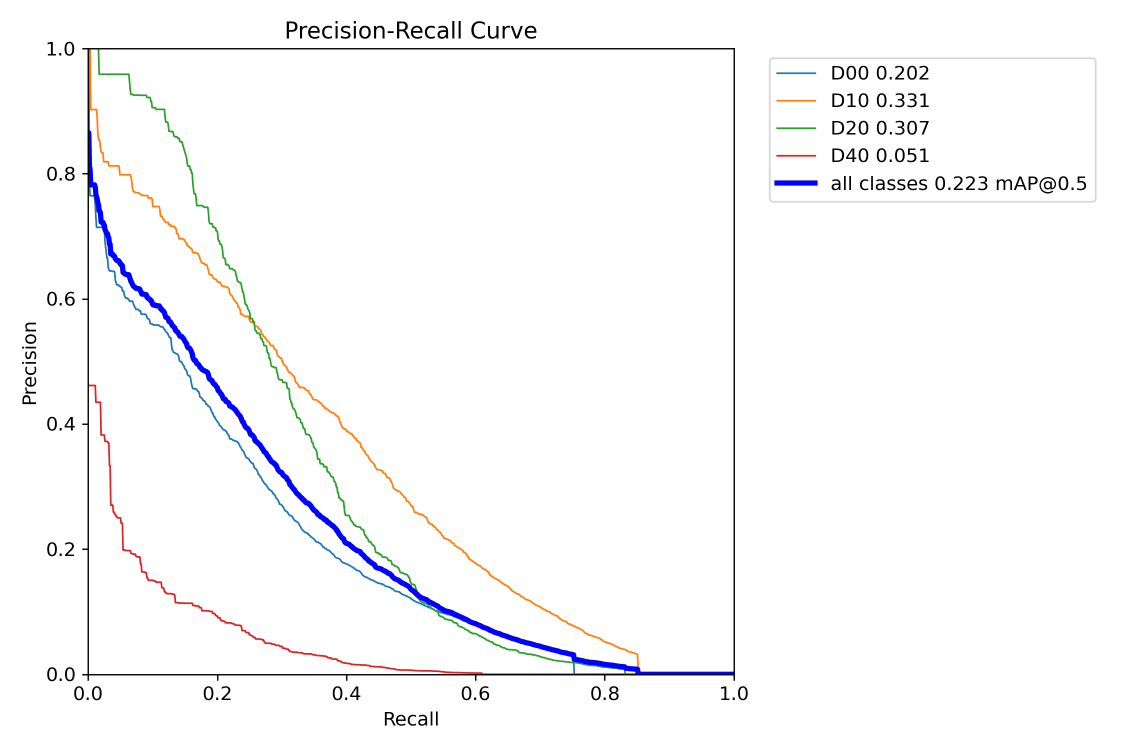
#> input picture M4/BoxPR_curve.png, 2250 x 1500 px, found by its file name (shown at 1/2 size)
$ python -i rank_duplicate_candidates.py   (imports and definitions only)
#> lines starting #> are read from the running program, lines starting #| are printed output that depends on the picture
from pathlib import Path
from itertools import combinations

import numpy as np
import pandas as pd
from PIL import Image, ImageOps

ROOT = Path(__file__).resolve().parents[1]
REPORTS = ROOT / "reports" / "m1"
# [1 line that did not run here, left out]

cache = {}


def features(image_path):
#> called with image_path = '../BoxPR_curve.png'
    if image_path in cache:
        return cache[image_path]

    path = Path(image_path)
    if not path.is_absolute():
        path = ROOT / path

    with Image.open(path) as source:
#> source is the input picture: PIL image 2250x1500 RGBA; mean R, G, B, A 249.9, 249.7, 250.8, 255
        image = ImageOps.exif_transpose(source).convert("RGB")

        # Compare local brightness changes in both directions.
        horizontal = np.asarray(
            image.convert("L").resize((17, 16)),
            dtype=np.float32,
        )
        vertical = np.asarray(
            image.convert("L").resize((16, 17)),
            dtype=np.float32,
        )
        edges = np.concatenate([
            (horizontal[:, 1:] > horizontal[:, :-1]).ravel(),
            (vertical[1:, :] > vertical[:-1, :]).ravel(),
        ])

        # Compare finer grayscale structure.
        gray = np.asarray(
            image.convert("L").resize((64, 64)),
            dtype=np.float32,
        ).ravel()
#> gray = 4096 values, max 255 at index 0, min 129 at index 3288, mean 249.6
        gray -= gray.mean()
#> gray = 4096 values, max 5.36 at index 0, min -120.6 at index 3288, mean 0
        norm = np.linalg.norm(gray)
#> norm = 927.2
        gray = gray / norm if norm > 0 else np.zeros_like(gray)
#> gray = 4096 values, max 0.00578 at index 0, min -0.13 at index 3288, mean 2.33e-10

        # Compare spatial color patterns.
        color = np.asarray(
            image.resize((32, 32)), dtype=np.float32
        ) / 255.0
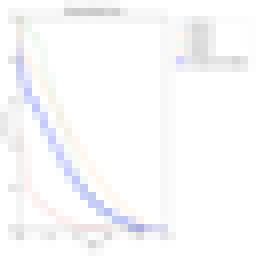
#> color: shape (32, 32, 3) float32 (shown 8 times larger); mean R, G, B 0.979, 0.978, 0.983

    cache[image_path] = edges, gray, color
    return cache[image_path]


results = []
# [1 line that did not run here, left out]

# [67 lines not run here, left out]

>>> result = features('../BoxPR_curve.png')

$ run again, on M4/confusion_matrix.png
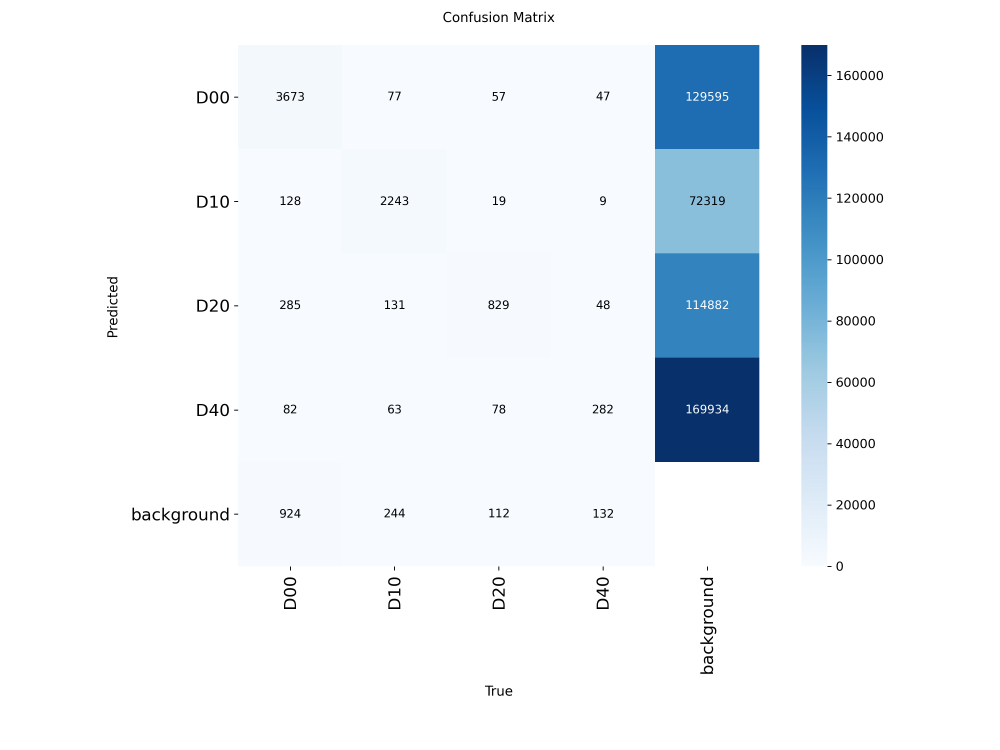
#> input picture M4/confusion_matrix.png, 3000 x 2250 px, found by its file name (shown at 1/3 size)
#> in features, source is the input picture: PIL image 3000x2250 RGBA; mean R, G, B, A 237.1, 242.8, 247.8, 255
#> in features, `gray = np.asarray( image.convert("L").resize((64, 64)), dtype=np.float..`: gray = 4096 values, max 255 at index 0, min 26 at index 2479, mean 241.4
#> in features, `gray -= gray.mean()`: gray = 4096 values, max 13.6 at index 0, min -215.4 at index 2479, mean 0
#> norm = 2395.1
#> in features, `gray = gray / norm if norm > 0 else np.zeros_like(gray)`: gray = 4096 values, max 0.00568 at index 0, min -0.0899 at index 2479, mean -2.33e-10
#> in features, `color = np.asarray( image.resize((32, 32)), dtype=np.float32 ) / 255.0`:
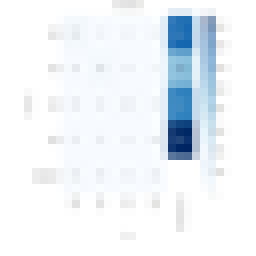
#> color: shape (32, 32, 3) float32 (shown 8 times larger); mean R, G, B 0.929, 0.951, 0.971

$ run again, on M4/confusion_matrix_normalized.png
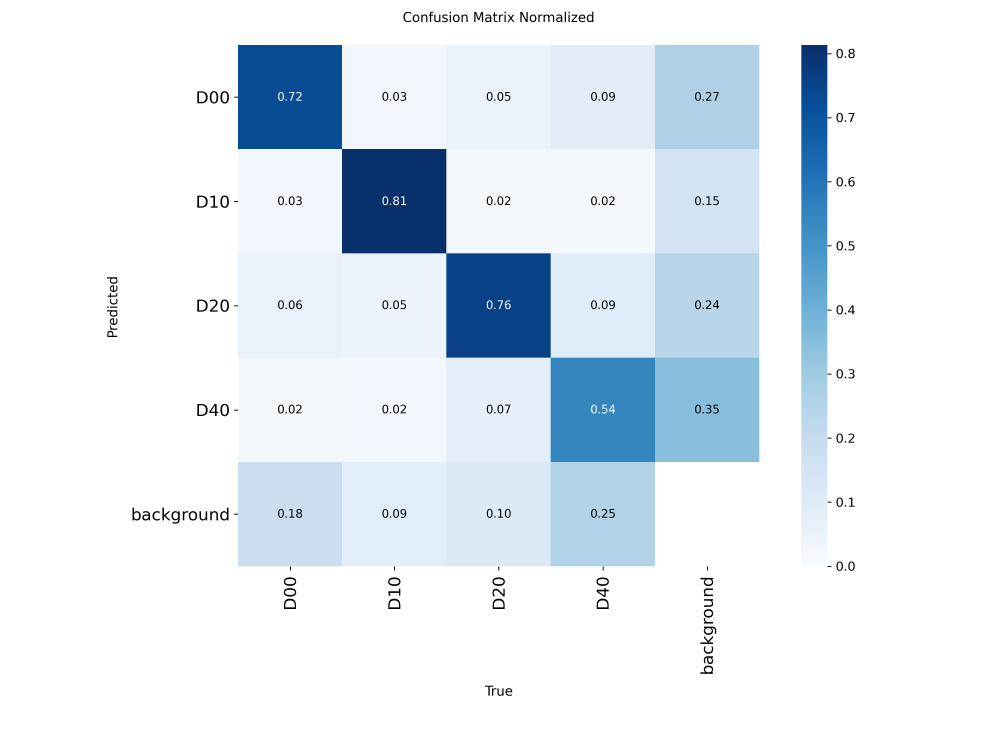
#> input picture M4/confusion_matrix_normalized.png, 3000 x 2250 px, found by its file name (shown at 1/3 size)
#> in features, source is the input picture: PIL image 3000x2250 RGBA; mean R, G, B, A 226.8, 235.5, 243.5, 255
#> in features, `gray = np.asarray( image.convert("L").resize((64, 64)), dtype=np.float..`: gray = 4096 values, max 255 at index 0, min 27 at index 1307, mean 233.7
#> in features, `gray -= gray.mean()`: gray = 4096 values, max 21.31 at index 0, min -206.7 at index 1307, mean 0
#> norm = 2850.4
#> in features, `gray = gray / norm if norm > 0 else np.zeros_like(gray)`: gray = 4096 values, max 0.00748 at index 0, min -0.0725 at index 1307, mean 1.16e-10
#> in features, `color = np.asarray( image.resize((32, 32)), dtype=np.float32 ) / 255.0`:
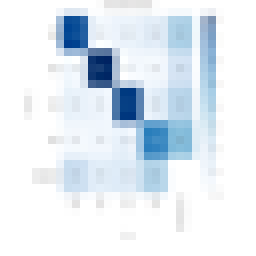
#> color: shape (32, 32, 3) float32 (shown 8 times larger); mean R, G, B 0.888, 0.923, 0.954
